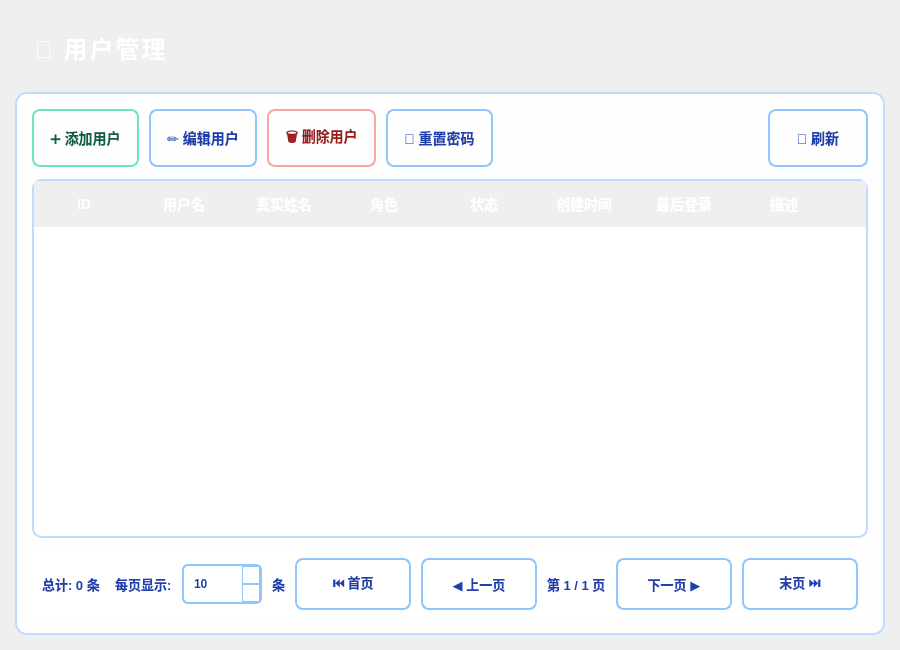
<?xml version="1.0" encoding="UTF-8"?>
<ui version="4.0">
 <class>UserManagement</class>
 <widget class="QWidget" name="UserManagement">
  <property name="geometry">
   <rect>
    <x>0</x>
    <y>0</y>
    <width>900</width>
    <height>650</height>
   </rect>
  </property>
  <property name="windowTitle">
   <string>用户管理</string>
  </property>
  <property name="styleSheet">
   <string notr="true">
/* 全局样式 */
QWidget {
    background: qlineargradient(x1:0, y1:0, x2:1, y2:1, 
        stop:0 #4facfe, 
        stop:0.5 #00f2fe,
        stop:1 #43e97b);
    font-family: 'Microsoft YaHei', 'SimHei', sans-serif;
}

/* 按钮样式 */
QPushButton {
    background: qlineargradient(x1:0, y1:0, x2:1, y2:0,
        stop:0 #dbeafe,
        stop:1 #bfdbfe);
    color: #1e40af;
    border: 2px solid #93c5fd;
    border-radius: 8px;
    padding: 8px 16px;
    font-weight: 700;
    font-size: 14px;
    min-height: 38px;
}

QPushButton:hover {
    background: qlineargradient(x1:0, y1:0, x2:1, y2:0,
        stop:0 #bfdbfe,
        stop:1 #93c5fd);
    border: 2px solid #60a5fa;
}

QPushButton:pressed {
    background: qlineargradient(x1:0, y1:0, x2:1, y2:0,
        stop:0 #60a5fa,
        stop:1 #3b82f6);
    border: 2px solid #2563eb;
    color: white;
}

QPushButton:disabled {
    background-color: #f1f5f9;
    border: 2px solid #e2e8f0;
    color: #94a3b8;
}

/* 添加按钮 */
QPushButton#addButton {
    background: qlineargradient(x1:0, y1:0, x2:1, y2:0,
        stop:0 #d1fae5,
        stop:1 #a7f3d0);
    border: 2px solid #6ee7b7;
    color: #065f46;
}

QPushButton#addButton:hover {
    background: qlineargradient(x1:0, y1:0, x2:1, y2:0,
        stop:0 #a7f3d0,
        stop:1 #6ee7b7);
    border: 2px solid #34d399;
}

/* 删除按钮 */
QPushButton#deleteButton {
    background: qlineargradient(x1:0, y1:0, x2:1, y2:0,
        stop:0 #fee2e2,
        stop:1 #fecaca);
    border: 2px solid #fca5a5;
    color: #991b1b;
}

QPushButton#deleteButton:hover {
    background: qlineargradient(x1:0, y1:0, x2:1, y2:0,
        stop:0 #fecaca,
        stop:1 #fca5a5);
    border: 2px solid #f87171;
}

/* 表格样式 */
QTableWidget {
    background-color: rgba(255, 255, 255, 0.95);
    border: 2px solid #bfdbfe;
    border-radius: 10px;
    gridline-color: #e2e8f0;
    selection-background-color: #3b82f6;
    selection-color: white;
}

QTableWidget::item {
    padding: 8px;
}

QTableWidget::item:selected {
    background-color: #3b82f6;
    color: white;
}

QHeaderView::section {
    background: qlineargradient(x1:0, y1:0, x2:0, y2:1,
        stop:0 #3b82f6,
        stop:1 #2563eb);
    color: white;
    padding: 10px;
    border: none;
    font-weight: 700;
    font-size: 14px;
}

QHeaderView::section:first {
    border-top-left-radius: 8px;
}

QHeaderView::section:last {
    border-top-right-radius: 8px;
}

/* 滚动条 */
QScrollBar:vertical {
    background: rgba(255, 255, 255, 0.3);
    width: 10px;
    border-radius: 5px;
}

QScrollBar::handle:vertical {
    background: rgba(59, 130, 246, 0.7);
    border-radius: 5px;
    min-height: 30px;
}

QScrollBar::handle:vertical:hover {
    background: rgba(37, 99, 235, 0.9);
}

QScrollBar::add-line:vertical, 
QScrollBar::sub-line:vertical {
    height: 0px;
}
   </string>
  </property>
  <layout class="QVBoxLayout" name="verticalLayout">
   <property name="spacing">
    <number>12</number>
   </property>
   <property name="leftMargin">
    <number>15</number>
   </property>
   <property name="topMargin">
    <number>15</number>
   </property>
   <property name="rightMargin">
    <number>15</number>
   </property>
   <property name="bottomMargin">
    <number>15</number>
   </property>
   <item>
    <widget class="QFrame" name="titleFrame">
     <property name="minimumSize">
      <size>
       <width>0</width>
       <height>60</height>
      </size>
     </property>
     <property name="styleSheet">
      <string notr="true">
#titleFrame {
    background: qlineargradient(x1:0, y1:0, x2:1, y2:0, 
        stop:0 #4facfe, 
        stop:0.5 #00f2fe,
        stop:1 #43e97b);
    border-radius: 12px;
    border: none;
}
      </string>
     </property>
     <property name="frameShape">
      <enum>QFrame::StyledPanel</enum>
     </property>
     <layout class="QHBoxLayout" name="titleLayout">
      <property name="leftMargin">
       <number>20</number>
      </property>
      <property name="topMargin">
       <number>15</number>
      </property>
      <property name="rightMargin">
       <number>20</number>
      </property>
      <property name="bottomMargin">
       <number>15</number>
      </property>
      <item>
       <widget class="QLabel" name="titleLabel">
        <property name="styleSheet">
         <string notr="true">
font-size: 24px;
font-weight: 700;
color: white;
letter-spacing: 2px;
background: transparent;
         </string>
        </property>
        <property name="text">
         <string>👥 用户管理</string>
        </property>
       </widget>
      </item>
      <item>
       <spacer name="titleSpacer">
        <property name="orientation">
         <enum>Qt::Horizontal</enum>
        </property>
        <property name="sizeHint" stdset="0">
         <size>
          <width>40</width>
          <height>20</height>
         </size>
        </property>
       </spacer>
      </item>
     </layout>
    </widget>
   </item>
   <item>
    <widget class="QFrame" name="contentFrame">
     <property name="styleSheet">
      <string notr="true">
#contentFrame {
    background-color: rgba(255, 255, 255, 0.95);
    border: 2px solid #bfdbfe;
    border-radius: 12px;
}
      </string>
     </property>
     <property name="frameShape">
      <enum>QFrame::StyledPanel</enum>
     </property>
     <layout class="QVBoxLayout" name="contentLayout">
      <property name="spacing">
       <number>12</number>
      </property>
      <property name="leftMargin">
       <number>15</number>
      </property>
      <property name="topMargin">
       <number>15</number>
      </property>
      <property name="rightMargin">
       <number>15</number>
      </property>
      <property name="bottomMargin">
       <number>15</number>
      </property>
      <item>
       <layout class="QHBoxLayout" name="buttonLayout">
        <property name="spacing">
         <number>10</number>
        </property>
        <item>
         <widget class="QPushButton" name="addButton">
          <property name="minimumSize">
           <size>
            <width>100</width>
            <height>42</height>
           </size>
          </property>
          <property name="text">
           <string>➕ 添加用户</string>
          </property>
         </widget>
        </item>
        <item>
         <widget class="QPushButton" name="editButton">
          <property name="minimumSize">
           <size>
            <width>100</width>
            <height>42</height>
           </size>
          </property>
          <property name="text">
           <string>✏️ 编辑用户</string>
          </property>
         </widget>
        </item>
        <item>
         <widget class="QPushButton" name="deleteButton">
          <property name="minimumSize">
           <size>
            <width>100</width>
            <height>42</height>
           </size>
          </property>
          <property name="text">
           <string>🗑️ 删除用户</string>
          </property>
         </widget>
        </item>
        <item>
         <widget class="QPushButton" name="resetPasswordButton">
          <property name="minimumSize">
           <size>
            <width>100</width>
            <height>42</height>
           </size>
          </property>
          <property name="text">
           <string>🔑 重置密码</string>
          </property>
         </widget>
        </item>
        <item>
         <spacer name="buttonSpacer">
          <property name="orientation">
           <enum>Qt::Horizontal</enum>
          </property>
          <property name="sizeHint" stdset="0">
           <size>
            <width>40</width>
            <height>20</height>
           </size>
          </property>
         </spacer>
        </item>
        <item>
         <widget class="QPushButton" name="refreshButton">
          <property name="minimumSize">
           <size>
            <width>100</width>
            <height>42</height>
           </size>
          </property>
          <property name="text">
           <string>🔄 刷新</string>
          </property>
         </widget>
        </item>
       </layout>
      </item>
      <item>
       <widget class="QTableWidget" name="userTable">
        <property name="editTriggers">
         <set>QAbstractItemView::NoEditTriggers</set>
        </property>
        <property name="selectionMode">
         <enum>QAbstractItemView::SingleSelection</enum>
        </property>
        <property name="selectionBehavior">
         <enum>QAbstractItemView::SelectRows</enum>
        </property>
        <property name="sortingEnabled">
         <bool>false</bool>
        </property>
        <column>
         <property name="text">
          <string>ID</string>
         </property>
        </column>
        <column>
         <property name="text">
          <string>用户名</string>
         </property>
        </column>
        <column>
         <property name="text">
          <string>真实姓名</string>
         </property>
        </column>
        <column>
         <property name="text">
          <string>角色</string>
         </property>
        </column>
        <column>
         <property name="text">
          <string>状态</string>
         </property>
        </column>
        <column>
         <property name="text">
          <string>创建时间</string>
         </property>
        </column>
        <column>
         <property name="text">
          <string>最后登录</string>
         </property>
        </column>
        <column>
         <property name="text">
          <string>描述</string>
         </property>
        </column>
       </widget>
      </item>
      <item>
       <widget class="QFrame" name="paginationFrame">
        <property name="minimumSize">
         <size>
          <width>0</width>
          <height>50</height>
         </size>
        </property>
        <property name="styleSheet">
         <string notr="true">
#paginationFrame {
    background-color: rgba(255, 255, 255, 0.8);
    border: none;
    border-radius: 8px;
}

QLabel {
    background: transparent;
    color: #1e40af;
    font-size: 13px;
    font-weight: 600;
}

QPushButton {
    min-width: 80px;
    min-height: 32px;
    font-size: 13px;
}

QSpinBox {
    background-color: white;
    border: 2px solid #93c5fd;
    border-radius: 6px;
    padding: 4px 8px;
    color: #1e40af;
    font-weight: 600;
    min-width: 60px;
    min-height: 28px;
}

QSpinBox::up-button, QSpinBox::down-button {
    background: qlineargradient(x1:0, y1:0, x2:1, y2:0,
        stop:0 #dbeafe,
        stop:1 #bfdbfe);
    border: 1px solid #93c5fd;
    width: 16px;
}

QSpinBox::up-button:hover, QSpinBox::down-button:hover {
    background: qlineargradient(x1:0, y1:0, x2:1, y2:0,
        stop:0 #bfdbfe,
        stop:1 #93c5fd);
}
         </string>
        </property>
        <property name="frameShape">
         <enum>QFrame::StyledPanel</enum>
        </property>
        <layout class="QHBoxLayout" name="paginationLayout">
         <property name="spacing">
          <number>10</number>
         </property>
         <property name="leftMargin">
          <number>10</number>
         </property>
         <property name="topMargin">
          <number>8</number>
         </property>
         <property name="rightMargin">
          <number>10</number>
         </property>
         <property name="bottomMargin">
          <number>8</number>
         </property>
         <item>
          <widget class="QLabel" name="totalLabel">
           <property name="text">
            <string>总计: 0 条</string>
           </property>
          </widget>
         </item>
         <item>
          <spacer name="paginationSpacer">
           <property name="orientation">
            <enum>Qt::Horizontal</enum>
           </property>
           <property name="sizeHint" stdset="0">
            <size>
             <width>40</width>
             <height>20</height>
            </size>
           </property>
          </spacer>
         </item>
         <item>
          <widget class="QLabel" name="pageSizeLabel">
           <property name="text">
            <string>每页显示:</string>
           </property>
          </widget>
         </item>
         <item>
          <widget class="QSpinBox" name="pageSizeSpinBox">
           <property name="minimum">
            <number>5</number>
           </property>
           <property name="maximum">
            <number>100</number>
           </property>
           <property name="singleStep">
            <number>5</number>
           </property>
           <property name="value">
            <number>10</number>
           </property>
          </widget>
         </item>
         <item>
          <widget class="QLabel" name="pageLabel">
           <property name="text">
            <string>条</string>
           </property>
          </widget>
         </item>
         <item>
          <widget class="QPushButton" name="firstPageButton">
           <property name="text">
            <string>⏮ 首页</string>
           </property>
          </widget>
         </item>
         <item>
          <widget class="QPushButton" name="prevPageButton">
           <property name="text">
            <string>◀ 上一页</string>
           </property>
          </widget>
         </item>
         <item>
          <widget class="QLabel" name="pageInfoLabel">
           <property name="text">
            <string>第 1 / 1 页</string>
           </property>
          </widget>
         </item>
         <item>
          <widget class="QPushButton" name="nextPageButton">
           <property name="text">
            <string>下一页 ▶</string>
           </property>
          </widget>
         </item>
         <item>
          <widget class="QPushButton" name="lastPageButton">
           <property name="text">
            <string>末页 ⏭</string>
           </property>
          </widget>
         </item>
        </layout>
       </widget>
      </item>
     </layout>
    </widget>
   </item>
  </layout>
 </widget>
 <resources/>
 <connections/>
</ui>
